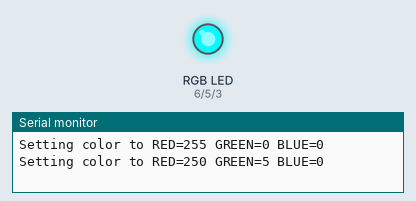
A sketch run on a simulated Arduino Uno, built with avr-gcc and run on an emulated ATmega328P. Parts: an RGB LED mixed from three pins (HIGH = lit), the last lines printed to the serial monitor.

Above: at 0.11 s.
At 7.14 s:
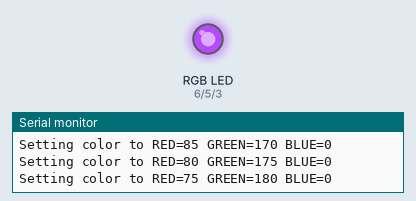
At 13.56 s:
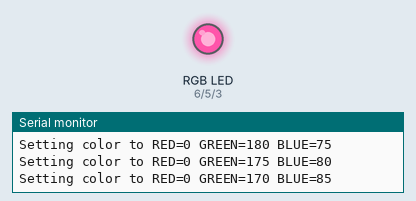
At 19.98 s:
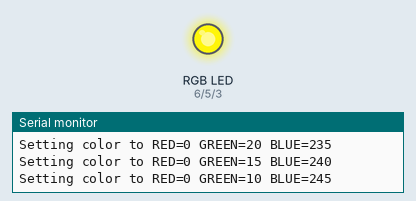
At 28.61 s:
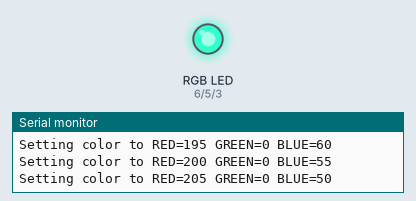
At 39.84 s:
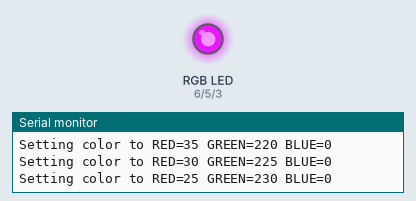
Timing chart, 0 to 40.0 s (numbered marks = the images above):
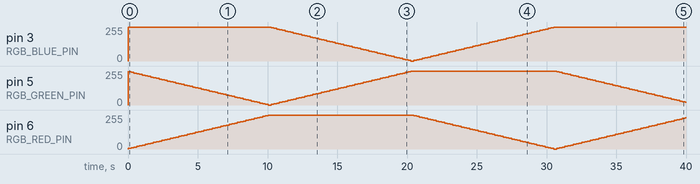

The sketch:

CrossFadeRGB.ino
```cpp
/*
 * This example fades the colors of the RGB LED
 *
 * By Jon Froehlich
 * http://makeabilitylab.io
 *
 * Adapted from https://learn.adafruit.com/adafruit-arduino-lesson-3-rgb-leds?view=all
 */

// Change this to 0 if you are working with a common cathode RGB LED
// We purchased common anode RGB LEDs for class: https://www.adafruit.com/product/159
const boolean COMMON_ANODE = true;

const int RGB_RED_PIN = 6;
const int RGB_GREEN_PIN  = 5;
const int RGB_BLUE_PIN  = 3;
const int DELAY = 200; // delay in ms between changing colors

enum RGB{
  RED,
  GREEN,
  BLUE,
  NUM_COLORS
};

int _rgbLedValues[] = {255, 0, 0};
enum RGB _curFadingUp = GREEN;
enum RGB _curFadingDown = RED;
const int FADE_STEP = 5;

void setup() {
  // Set the RGB pins to output
  pinMode(RGB_RED_PIN, OUTPUT);
  pinMode(RGB_GREEN_PIN, OUTPUT);
  pinMode(RGB_BLUE_PIN, OUTPUT);

  // Turn on Serial so we can verify expected colors via Serial Monitor
  Serial.begin(9600);

  setColor(_rgbLedValues[RED], _rgbLedValues[GREEN], _rgbLedValues[BLUE]);
}

void loop() {

  // For fading the RGB LED: https://gist.github.com/jamesotron/766994
  // For hooking up the RGB LED: https://learn.adafruit.com/adafruit-arduino-lesson-3-rgb-leds
  // Note that this Adafruit tutorial assumes a "common cathode" RGB LED but we are
  // using "common anode" RGBS in this class
  if(_rgbLedValues[_curFadingUp] >= 255){
    _curFadingUp = (RGB)((int)_curFadingUp + 1);

    if(_curFadingUp > (int)BLUE){
      _curFadingUp = RED;
    }
  }

  if(_rgbLedValues[_curFadingDown] <= 0){
    _curFadingDown = (RGB)((int)_curFadingDown + 1);

    if(_curFadingDown > (int)BLUE){
      _curFadingDown = RED;
    }
  }

  _rgbLedValues[_curFadingUp] += FADE_STEP;
  _rgbLedValues[_curFadingDown] -= FADE_STEP;
  setColor(_rgbLedValues[RED], _rgbLedValues[GREEN], _rgbLedValues[BLUE]);

  delay(DELAY);
}

/**
 * setColor takes in values between 0 - 255 for the amount of red, green, and blue, respectively
 * where 255 is the maximum amount of that color and 0 is none of that color. You can illuminate
 * all colors by intermixing different combinations of red, green, and blue
 *
 * This function is based on https://gist.github.com/jamesotron/766994
 *
 */
void setColor(int red, int green, int blue)
{
  Serial.print("Setting color to");
  Serial.print(" RED=");
  Serial.print(red);
  Serial.print(" GREEN=");
  Serial.print(green);
  Serial.print(" BLUE=");
  Serial.println(blue);

  // If a common anode LED, invert values
  if(COMMON_ANODE == true){
    red = 255 - red;
    green = 255 - green;
    blue = 255 - blue;
  }
  analogWrite(RGB_RED_PIN, red);
  analogWrite(RGB_GREEN_PIN, green);
  analogWrite(RGB_BLUE_PIN, blue);
}
```

Measured:
- by itself, pin 6 (RGB_RED_PIN): 0/255 → 5/255 at 0.02 s, → 10/255 0.20 s later, → 15/255 0.20 s later, → 20/255 0.20 s later, … (149 changes in this stretch)
- by itself, pin 3 (RGB_BLUE_PIN): 255/255 → 250/255 at 10.3 s, → 245/255 0.20 s later, → 240/255 0.20 s later, → 235/255 0.20 s later, … (102 changes in this stretch)
